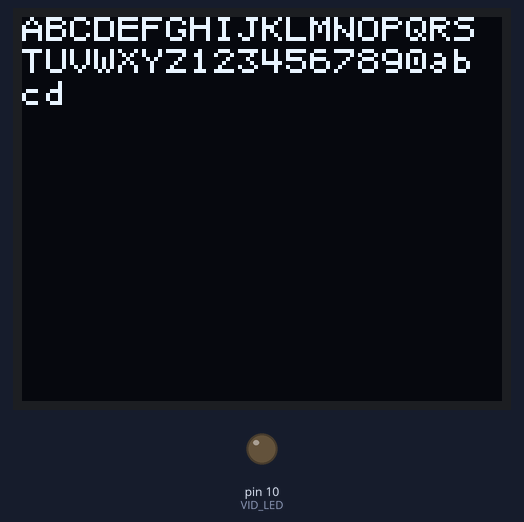
The sketch below on a simulated Arduino Uno, built with avr-gcc and run on an emulated ATmega328P. Shown: 120×96 one-colour display, output pins drawn as LEDs (lit = HIGH).

Above: at 0.1 s.

The sketch:

terminal-video.ino
```cpp
#include <Arduino.h>
#include <TVout.h>
#include "font4x6.h"
#include "font6x8.h"

#define VID_LED 10

TVout TV;
void setup() {
  pinMode(VID_LED, OUTPUT);

  // TV.begin(_NTSC,184,72);
  TV.begin(_NTSC,120,96);
  TV.clear_screen();
  TV.select_font(font6x8);
  TV.println("ABCDEFGHIJKLMNOPQRSTUVWXYZ1234567890abcd");
}

void loop() {
}
```

font4x6.cpp
```cpp
#include "font4x6.h"

PROGMEM const unsigned char font4x6[] = {
4,6,32,
//space
0b00000000,
0b00000000,
0b00000000,
0b00000000,
0b00000000,
0b00000000,
//!
0b01000000,
0b01000000,
0b01000000,
0b00000000,
0b01000000,
0b00000000,
//"
0b10100000,
0b10100000,
0b00000000,
0b00000000,
0b00000000,
0b00000000,
//#
0b10100000,
0b11100000,
0b10100000,
0b11100000,
0b10100000,
0b00000000,
//$
0b01000000,
0b01100000,
0b11000000,
0b01100000,
0b11000000,
0b00000000,
//%
0b10100000,
0b00100000,
0b01000000,
0b10000000,
0b10100000,
0b00000000,
//&
0b00100000,
0b01000000,
0b11000000,
0b10100000,
0b11100000,
0b00000000,
//'
0b10000000,
0b10000000,
0b00000000,
0b00000000,
0b00000000,
0b00000000,
//(
0b01000000,
0b10000000,
0b10000000,
0b10000000,
0b01000000,
0b00000000,
//)
0b10000000,
0b01000000,
0b01000000,
0b01000000,
0b10000000,
0b00000000,
//*
0b01000000,
0b10100000,
0b01000000,
0b00000000,
0b00000000,
0b00000000,
//+
0b00000000,
0b01000000,
0b11100000,
0b01000000,
0b00000000,
0b00000000,
//,
0b00000000,
0b00000000,
0b00000000,
0b10000000,
0b10000000,
0b00000000,
//-
0b00000000,
0b00000000,
0b11100000,
0b00000000,
0b00000000,
0b00000000,
//.
0b00000000,
0b00000000,
0b00000000,
0b00000000,
0b10000000,
0b00000000,
// /
0b00100000,
0b00100000,
0b01000000,
0b10000000,
0b10000000,
0b00000000,
//0
0b11100000,
0b10100000,
0b10100000,
0b10100000,
0b11100000,
0b00000000,
//1
0b01000000,
0b11000000,
0b01000000,
0b01000000,
0b11100000,
0b00000000,
//2
0b11100000,
0b00100000,
0b11100000,
0b10000000,
0b11100000,
0b00000000,
//3
0b11100000,
0b00100000,
0b11100000,
0b00100000,
0b11100000,
0b00000000,
//4
0b10100000,
0b10100000,
0b11100000,
0b00100000,
0b00100000,
0b00000000,
//5
0b11100000,
0b10000000,
0b11100000,
0b00100000,
0b11000000,
0b00000000,
//6
0b11000000,
0b10000000,
0b11100000,
0b10100000,
0b11100000,
0b00000000,
//7
0b11100000,
0b00100000,
0b01000000,
0b10000000,
0b10000000,
0b00000000,
//8
0b11100000,
0b10100000,
0b11100000,
0b10100000,
0b11100000,
0b00000000,
//9
0b11100000,
0b10100000,
0b11100000,
0b00100000,
0b01100000,
0b00000000,
//:
0b00000000,
0b01000000,
0b00000000,
0b01000000,
0b00000000,
0b00000000,
//;
0b00000000,
0b01000000,
0b00000000,
0b01000000,
0b10000000,
0b00000000,
//<
0b00100000,
0b01000000,
0b10000000,
0b01000000,
0b00100000,
0b00000000,
//=
0b00000000,
0b11100000,
0b00000000,
0b11100000,
0b00000000,
0b00000000,
//>
0b10000000,
0b01000000,
0b00100000,
0b01000000,
0b10000000,
0b00000000,
//?
0b11000000,
0b00100000,
0b01000000,
0b00000000,
0b01000000,
0b00000000,
//@
0b11100000,
0b10100000,
0b10100000,
0b11100000,
0b11100000,
0b00000000,
//A
0b11100000,
0b10100000,
0b11100000,
0b10100000,
0b10100000,
0b00000000,
//B
0b11000000,
0b10100000,
0b11100000,
0b10100000,
0b11000000,
0b00000000,
//C
0b11100000,
0b10000000,
0b10000000,
0b10000000,
0b11100000,
0b00000000,
//D
0b11000000,
0b10100000,
0b10100000,
0b10100000,
0b11000000,
0b00000000,
//E
0b11100000,
0b10000000,
0b11100000,
0b10000000,
0b11100000,
0b00000000,
//F
0b11100000,
0b10000000,
0b11100000,
0b10000000,
0b10000000,
0b00000000,
//G
0b11100000,
0b10000000,
0b10000000,
0b10100000,
0b11100000,
0b00000000,
//H
0b10100000,
0b10100000,
0b11100000,
0b10100000,
0b10100000,
0b00000000,
//I
0b11100000,
0b01000000,
0b01000000,
0b01000000,
0b11100000,
0b00000000,
//J
0b00100000,
0b00100000,
0b00100000,
0b10100000,
0b11100000,
0b00000000,
//K
0b10000000,
0b10100000,
0b11000000,
0b11000000,
0b10100000,
0b00000000,
//L
0b10000000,
0b10000000,
0b10000000,
0b10000000,
0b11100000,
0b00000000,
//M
0b10100000,
0b11100000,
0b11100000,
0b10100000,
0b10100000,
0b00000000,
//N
0b11000000,
0b10100000,
0b10100000,
0b10100000,
0b10100000,
0b00000000,
//O
0b01000000,
0b10100000,
0b10100000,
0b10100000,
0b01000000,
0b00000000,
//P
0b11100000,
0b10100000,
0b11100000,
0b10000000,
0b10000000,
0b00000000,
//Q
0b01000000,
0b10100000,
0b10100000,
0b11100000,
0b01100110,
0b00000000,
//R
0b11100000,
0b10100000,
0b11000000,
0b11100000,
0b10101010,
0b00000000,
//S
0b11100000,
0b10000000,
0b11100000,
0b00100000,
0b11100000,
0b00000000,
//T
0b11100000,
0b01000000,
0b01000000,
0b01000000,
0b01000000,
0b00000000,
//U
0b10100000,
0b10100000,
0b10100000,
0b10100000,
0b11100000,
0b00000000,
//V
0b10100000,
0b10100000,
0b10100000,
0b10100000,
0b01000000,
0b00000000,
//W
0b10100000,
0b10100000,
0b11100000,
0b11100000,
0b10100010,
0b00000000,
//X
0b10100000,
0b10100000,
0b01000000,
0b10100000,
0b10100000,
0b00000000,
//Y
0b10100000,
0b10100000,
0b01000000,
0b01000000,
0b01000000,
0b00000000,
//Z
0b11100000,
0b00100000,
0b01000000,
0b10000000,
0b11100000,
0b00000000,
//[
0b11000000,
0b10000000,
0b10000000,
0b10000000,
0b11000000,
0b00000000,
0,				//for the life of me I have no idea why this is needed....
//\
0b10000000,
0b10000000,
0b01000000,
0b00100000,
0b00100000,
0b00000000,
//]
0b11000000,
0b01000000,
0b01000000,
0b01000000,
0b11000000,
0b00000000,
//^
0b01000000,
0b10100000,
0b00000000,
0b00000000,
0b00000000,
0b00000000,
//_
0b00000000,
0b00000000,
0b00000000,
0b00000000,
0b11100000,
0b00000000,
//`
0b10000000,
0b01000000,
0b00000000,
0b00000000,
0b00000000,
0b00000000,
//a
0b00000000,
0b01100000,
0b10100000,
0b10100000,
0b01100000,
0b00000000,
//b
0b10000000,
0b10000000,
0b11000000,
0b10100000,
0b11000000,
0b00000000,
//c
0b00000000,
0b01100000,
0b10000000,
0b10000000,
0b01100000,
0b00000000,
//d
0b00100000,
0b00100000,
0b01100000,
0b10100000,
0b01100000,
0b00000000,
//e
0b01000000,
0b10100000,
0b11100000,
0b10000000,
0b01100000,
0b00000000,
//f
0b01100000,
0b01000000,
0b11100000,
0b01000000,
0b01000000,
0b00000000,
//g
0b01100000,
0b10100000,
0b01100000,
0b00100000,
0b11000000,
0b00000000,
//h
0b10000000,
0b10000000,
0b11000000,
0b10100000,
0b10100000,
0b00000000,
//i
0b01000000,
0b00000000,
0b01000000,
0b01000000,
0b01000000,
0b00000000,
//j
0b01000000,
0b00000000,
0b01000000,
0b01000000,
0b11000000,
0b00000000,
//k
0b10000000,
0b10000000,
0b10100000,
0b11000000,
0b10100000,
0b00000000,
//l
0b11000000,
0b01000000,
0b01000000,
0b01000000,
0b11100000,
0b00000000,
//m
0b00000000,
0b10100000,
0b11100000,
0b10100000,
0b10100000,
0b00000000,
//n
0b00000000,
0b11000000,
0b10100000,
0b10100000,
0b10100000,
0b00000000,
//o
0b00000000,
0b01000000,
0b10100000,
0b10100000,
0b01000000,
0b00000000,
//p
0b00000000,
0b11000000,
0b10100000,
0b11000000,
0b10000000,
0b00000000,
//q
0b00000000,
0b01100000,
0b10100000,
0b01100000,
0b00100000,
0b00000000,
//r
0b00000000,
0b11000000,
0b10100000,
0b10000000,
0b10000000,
0b00000000,
//s
0b00000000,
0b01100000,
0b01000000,
0b00100000,
0b01100000,
0b00000000,
//t
0b01000000,
0b11100000,
0b01000000,
0b01000000,
0b01000000,
0b00000000,
//u
0b00000000,
0b10100000,
0b10100000,
0b10100000,
0b01100000,
0b00000000,
//v
0b00000000,
0b10100000,
0b10100000,
0b10100000,
0b01000000,
0b00000000,
//w
0b00000000,
0b10100000,
0b10100000,
0b11100000,
0b10100000,
0b00000000,
//x
0b00000000,
0b10100000,
0b01000000,
0b01000000,
0b10100000,
0b00000000,
//y
0b00000000,
0b10100000,
0b11100000,
0b00100000,
0b01000000,
0b00000000,
//z
0b00000000,
0b11100000,
0b01000000,
0b10000000,
0b11100000,
0b00000000,
//{
0b00100000,
0b01000000,
0b11000000,
0b01000000,
0b00100010,
0b00000000,
//|
0b01000000,
0b01000000,
0b00000000,
0b01000000,
0b01000000,
0b00000000,
//}
0b10000000,
0b01000000,
0b01100000,
0b01000000,
0b10000000,
0b00000000,
//~
0b00000000,
0b10100000,
0b01000000,
0b00000000,
0b00000000,
0b00000000
};
```

font4x6.h
```cpp
#ifndef FONT4X6_h
#define FONT4X6_h
#include <avr/pgmspace.h>

extern const unsigned char font4x6[];

#endif
```

font6x8.h
```cpp
#ifndef FONT6X8_H
#define FONT6X8_H

#include <avr/pgmspace.h>

extern const unsigned char font6x8[];

#endif
```

Source omitted: font6x8.cpp (10972 bytes)
